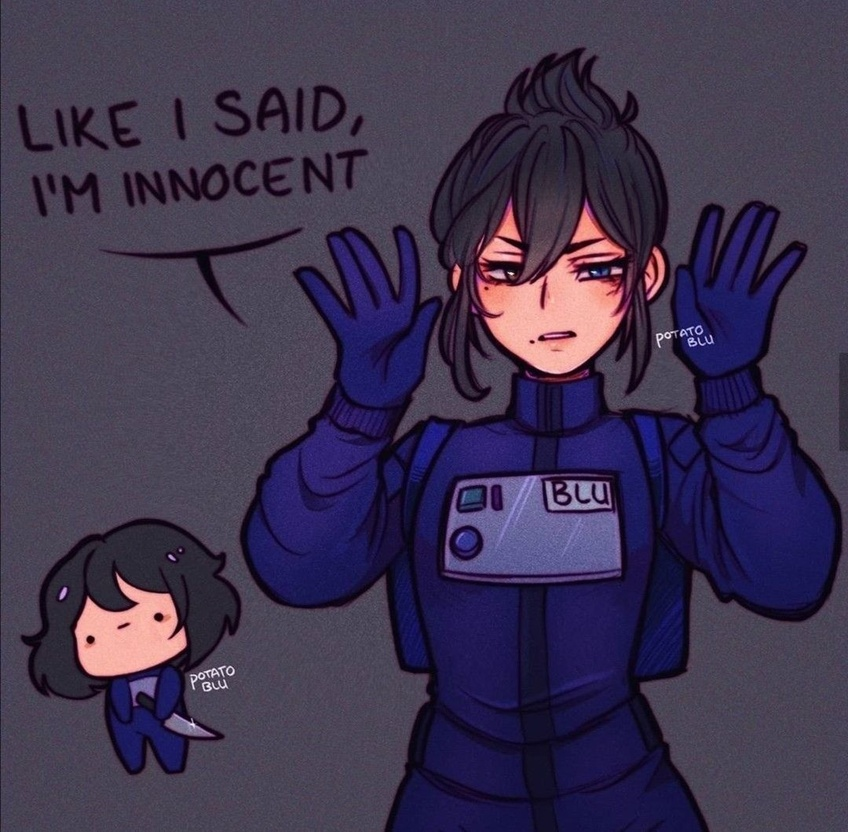
#> input picture output/6f6de602336774922ef0863fbcddbb00.jpg, 848 x 832 px, shrunk from 1080 x 1059 before the run; its folder holds only this picture in this run
$ python normalize.py   (older library calls are emulated)
#> lines starting #> are read from the running program, lines starting #| are printed output that depends on the picture
# Normalize images that are too dark
# So that they are easier to view on kindle

import os
import cv2
import numpy as np

folder_path = "output"

# Loop over files in the folder
for filename in os.listdir(folder_path):
    file_path = os.path.join(folder_path, filename)
    if not os.path.isfile(file_path):
        continue
    img = cv2.imread(file_path)
#> img is the input picture: shape (832, 848, 3); mean B, G, R 79.8, 52.6, 62.5
    contrast = img.std()
#> contrast = 35.18
    brightness = np.mean(img)
#> brightness = 64.98
    if brightness < 120:
        print(file_path)
        while brightness < 120:
            img = cv2.normalize(
                img, None, alpha=0, beta=300, norm_type=cv2.NORM_MINMAX, dtype=cv2.CV_8U
            )
            brightness = np.mean(img)
#> this loop made 4 passes
#> brightness on passes 1 to 4: 76.16, 89.17, 104.1, 121
#> pass 1, `img = cv2.normalize( img, None, alpha=0, beta=300, norm_type=cv2.NORM_..`:
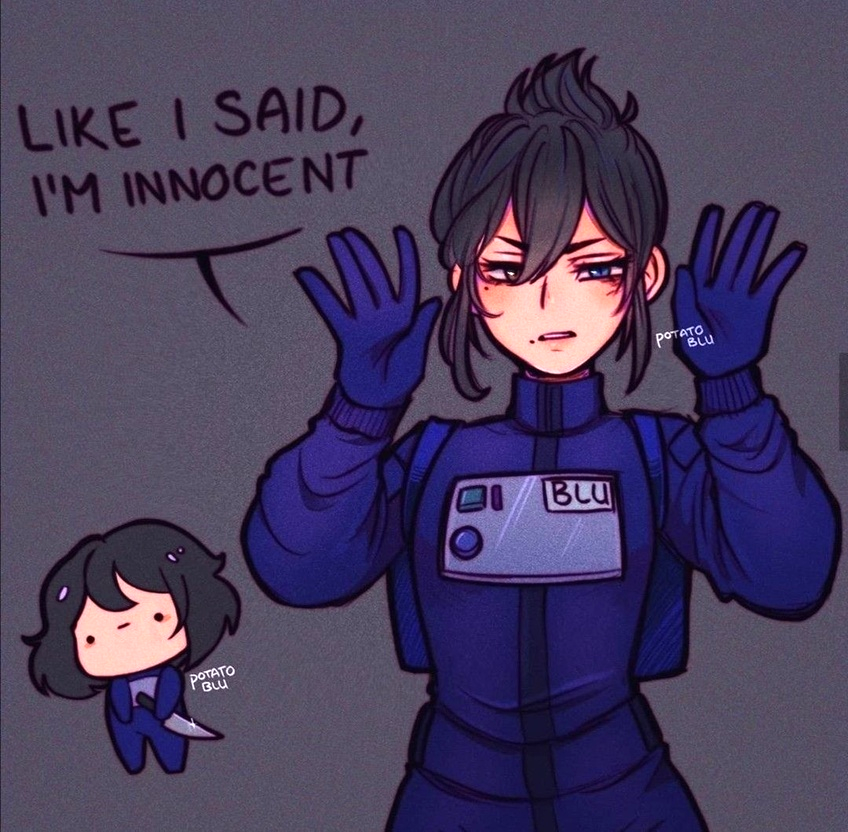
#> img: shape (832, 848, 3); mean B, G, R 93.9, 61.9, 72.7
#> pass 2, `img = cv2.normalize( img, None, alpha=0, beta=300, norm_type=cv2.NORM_..`:
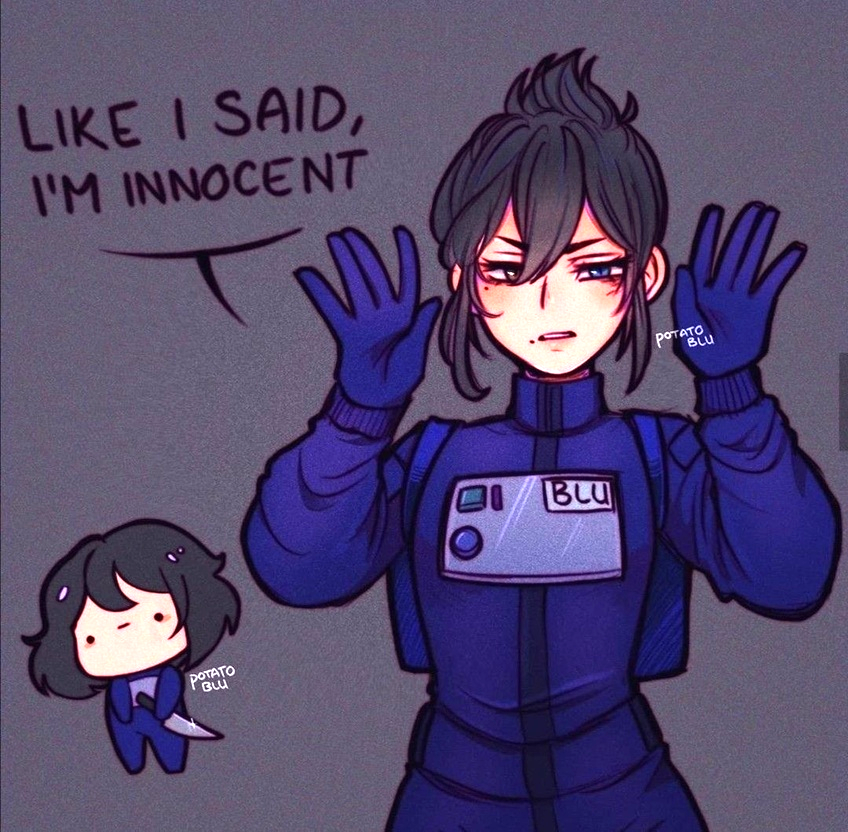
#> img: shape (832, 848, 3); mean B, G, R 110.5, 72.8, 84.3
#> pass 3, `img = cv2.normalize( img, None, alpha=0, beta=300, norm_type=cv2.NORM_..`:
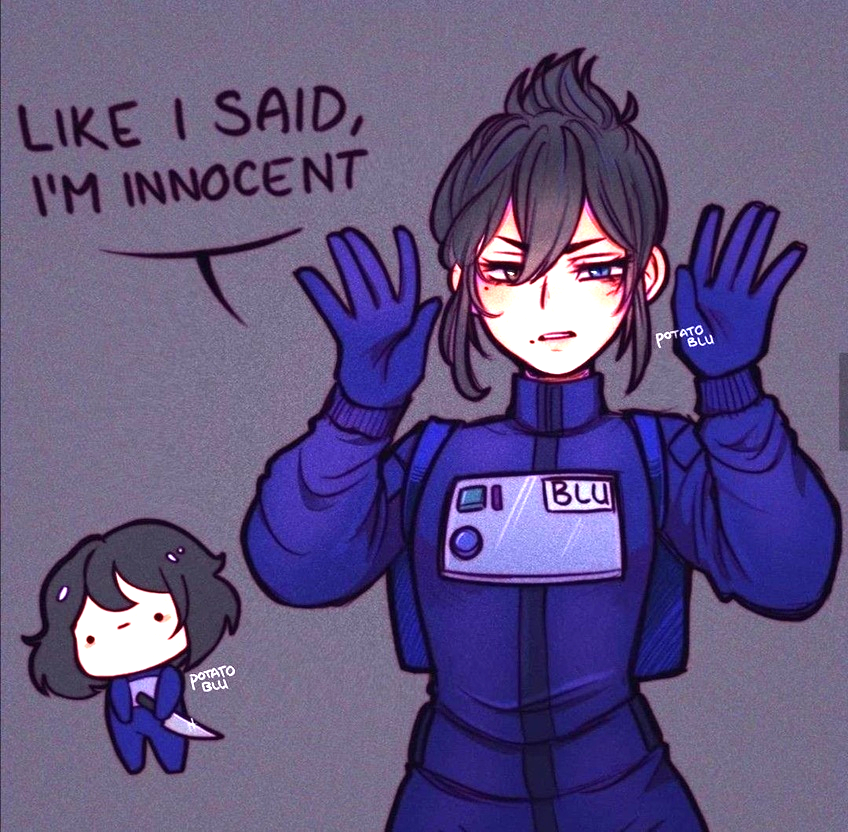
#> img: shape (832, 848, 3); mean B, G, R 129.4, 85, 97.9
#> after the loop:
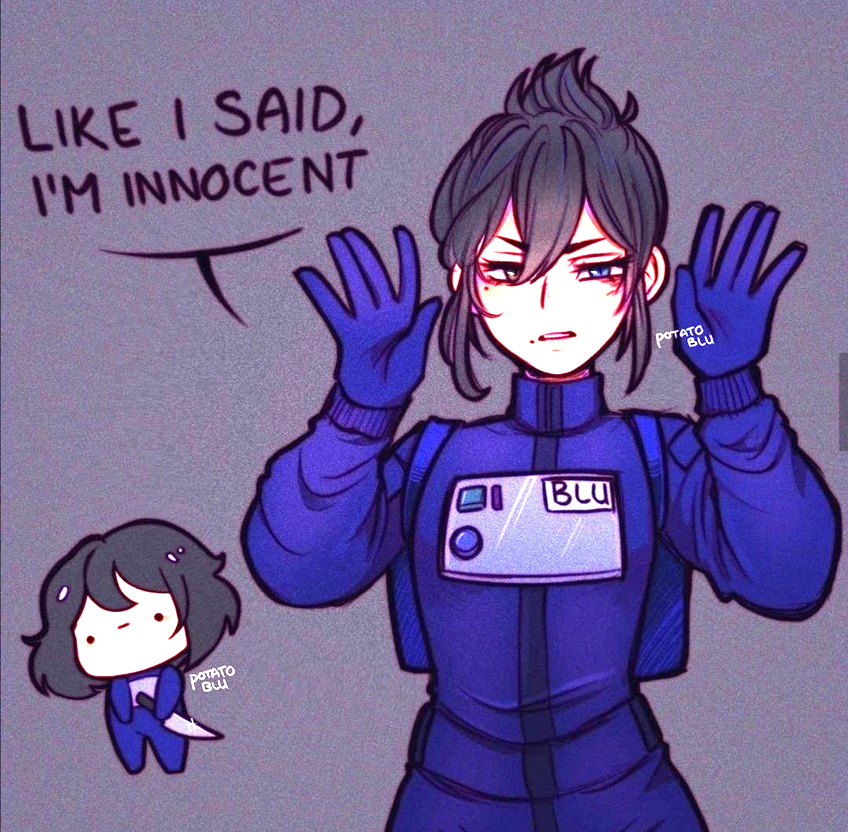
#> img: shape (832, 848, 3); mean B, G, R 150.6, 98.8, 113.7
        cv2.imwrite(file_path, img)
